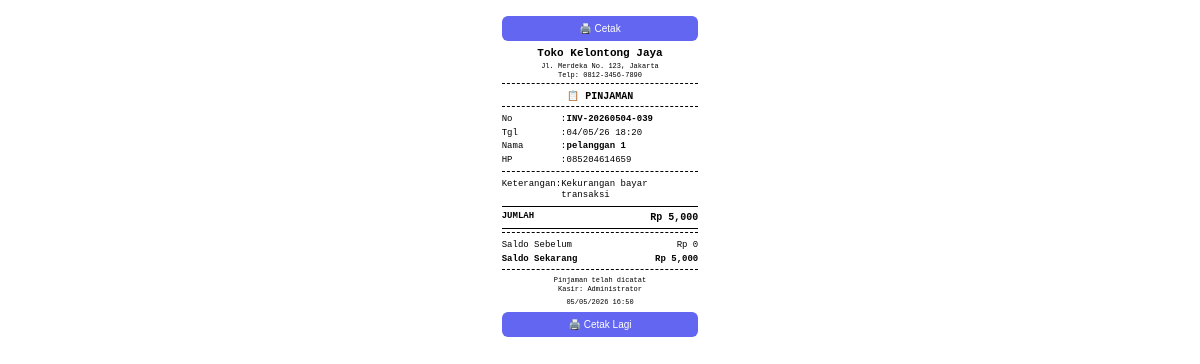
The page /halaman/kwitansi.php?id=1 on the database its author committed.
### tables this page shows
CREATE TABLE `piutang` (
  `id` int(11) NOT NULL AUTO_INCREMENT,
  `pelanggan_id` int(11) NOT NULL,
  `transaksi_id` int(11) DEFAULT NULL,
  `no_referensi` varchar(50) DEFAULT NULL,
  `tipe` enum('transaksi','pinjaman','pembayaran') NOT NULL,
  `jumlah` decimal(10,2) NOT NULL,
  `saldo_sebelum` decimal(10,2) NOT NULL DEFAULT 0.00,
  `saldo_sesudah` decimal(10,2) NOT NULL DEFAULT 0.00,
  `keterangan` text DEFAULT NULL,
  `user_id` int(11) NOT NULL,
  `created_at` timestamp NOT NULL DEFAULT current_timestamp(),
  PRIMARY KEY (`id`),
  KEY `pelanggan_id` (`pelanggan_id`),
  KEY `transaksi_id` (`transaksi_id`),
  KEY `user_id` (`user_id`),
  CONSTRAINT `piutang_ibfk_1` FOREIGN KEY (`pelanggan_id`) REFERENCES `pelanggan` (`id`),
  CONSTRAINT `piutang_ibfk_2` FOREIGN KEY (`transaksi_id`) REFERENCES `transaksi` (`id`),
  CONSTRAINT `piutang_ibfk_3` FOREIGN KEY (`user_id`) REFERENCES `users` (`id`)
);

CREATE TABLE `pelanggan` (
  `id` int(11) NOT NULL AUTO_INCREMENT,
  `nama` varchar(100) NOT NULL,
  `no_hp` varchar(20) DEFAULT NULL,
  `alamat` text DEFAULT NULL,
  `saldo_piutang` decimal(10,2) NOT NULL DEFAULT 0.00,
  `created_at` timestamp NOT NULL DEFAULT current_timestamp(),
  PRIMARY KEY (`id`)
);

CREATE TABLE `users` (
  `id` int(11) NOT NULL AUTO_INCREMENT,
  `username` varchar(50) NOT NULL,
  `password` varchar(255) NOT NULL,
  `nama` varchar(100) NOT NULL,
  `role` enum('admin','kasir') NOT NULL DEFAULT 'kasir',
  `created_at` timestamp NOT NULL DEFAULT current_timestamp(),
  PRIMARY KEY (`id`),
  UNIQUE KEY `username` (`username`)
);

### halaman/kwitansi.php (the view, shortened to what this page needs)
<?php
require_once '../config/database.php';
$id = $_GET['id'] ?? 0;
$piutang = mysqli_fetch_assoc(mysqli_query($conn, "
    SELECT p.*, pl.nama as pelanggan, pl.no_hp, u.nama as user_nama
    FROM piutang p
    JOIN pelanggan pl ON p.pelanggan_id = pl.id
    JOIN users u ON p.user_id = u.id
    WHERE p.id = $id
"));
if ($piutang['tipe'] == 'pembayaran') {
    $judul = 'PEMBAYARAN PIUTANG';
    $icon = '💳';
} else {
    $judul = 'PINJAMAN';
    $icon = '📋';
}
?>
<!DOCTYPE html>
<html lang="id">
<head>
</head>
<body>
    <button onclick="window.print()" class="btn-print no-print">🖨️ Cetak</button>
    <div class="center">
        <h3 style="font-size:11px; font-weight:bold; margin-bottom:1px;"><?= TOKO_NAMA ?></h3>
        <p style="font-size:7px;"><?= TOKO_ALAMAT ?></p>
        <p style="font-size:7px;">Telp: <?= TOKO_TELP ?></p>
    </div>
    <div class="line"></div>
    <div class="center">
        <p style="font-size:10px; font-weight:bold;"><?= $icon ?> <?= $judul ?></p>
    </div>
    <div class="line"></div>
    <table>
        <tr><td style="width:30%;">No</td><td style="width:3%;">:</td><td class="bold"><?= $piutang['no_referensi'] ?></td></tr>
        <tr><td>Tgl</td><td>:</td><td><?= date('d/m/y H:i', strtotime($piutang['created_at'])) ?></td></tr>
        <tr><td>Nama</td><td>:</td><td class="bold"><?= htmlspecialchars($piutang['pelanggan']) ?></td></tr>
        <?php if($piutang['no_hp']): ?>
        <tr><td>HP</td><td>:</td><td><?= htmlspecialchars($piutang['no_hp']) ?></td></tr>
        <?php endif; ?>
    </table>
    <div class="line"></div>
    <table>
        <tr><td>Keterangan</td><td>:</td><td><?= htmlspecialchars($piutang['keterangan']) ?></td></tr>
    </table>
    <div class="double-line">
        <table>
            <tr>
                <td style="font-size:9px; font-weight:bold;">JUMLAH</td>
                <td class="right bold" style="font-size:10px;">Rp <?= number_format($piutang['jumlah']) ?></td>
            </tr>
        </table>
    </div>
    <div class="line"></div>
    <table>
        <tr>
            <td>Saldo Sebelum</td>
            <td class="right">Rp <?= number_format($piutang['saldo_sebelum']) ?></td>
        </tr>
        <tr>
            <td style="font-weight:bold;">Saldo Sekarang</td>
            <td class="right bold">Rp <?= number_format($piutang['saldo_sesudah']) ?></td>
        </tr>
    </table>
    <div class="line"></div>
    <div class="center">
        <?php if($piutang['tipe'] == 'pembayaran'): ?>
        <p style="font-size:7px;">Pembayaran piutang telah diterima</p>
        <?php else: ?>
        <p style="font-size:7px;">Pinjaman telah dicatat</p>
        <?php endif; ?>
        <p style="font-size:7px;">Kasir: <?= $piutang['user_nama'] ?></p>
        <p style="font-size:7px; margin-top:3px;"><?= date('d/m/Y H:i') ?></p>
    </div>
    <button onclick="window.print()" class="btn-print no-print">🖨️ Cetak Lagi</button>
</body>
</html>

### halaman/kwitansi.php (style rules this page uses)
* { font-family: 'Courier New', monospace; font-size: 9px; line-height: 1.3; margin: 0; padding: 0; box-sizing: border-box; }
body { max-width: 58mm; margin: 0 auto; padding: 3mm; color: #000; }
.center { text-align: center; }
.right { text-align: right; }
.bold { font-weight: bold; }
.line { border-top: 1px dashed #000; margin: 3px 0; padding-top: 3px; }
.double-line { border-top: 1px solid #000; border-bottom: 1px solid #000; padding: 3px 0; margin: 3px 0; }
table { width: 100%; border-collapse: collapse; }
table td { padding: 1px 0; vertical-align: top; }
.btn-print { display: block; width: 100%; padding: 6px; margin: 5px 0; background: #6366f1; color: white; border: none; cursor: pointer; font-family: Arial, sans-serif; font-size: 10px; border-radius: 6px; }

### rows shown on the page
piutang: tipe "📋", tipe "PINJAMAN", no_referensi "INV-20260504-039", created_at "04/05/26 18:20", pelanggan.nama "pelanggan 1", pelanggan.no_hp "085204614659", keterangan "Kekurangan bayar transaksi", jumlah "5,000", saldo_sebelum "0", saldo_sesudah "5,000", user.nama "Administrator"

### other values the page prints
TOKO_NAMA "Toko Kelontong Jaya"
TOKO_ALAMAT "Jl. Merdeka No. 123, Jakarta"
TOKO_TELP "0812-3456-7890"
